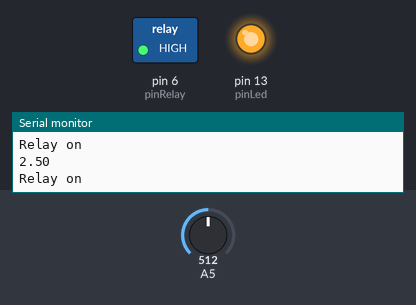
A sketch run on a simulated Arduino Uno, built with avr-gcc and run on an emulated ATmega328P. Parts: switched loads named in the sketch (green lamp = pin HIGH), output pins drawn as LEDs (lit = HIGH), the last lines printed to the serial monitor. Inputs (shaded band) come from the test bench; at power-on: A5 = 512.

Above: at 1.2 s.
1.3 s: A5 set to 217
2.8 s: A5 set to 195
At 3.7 s:
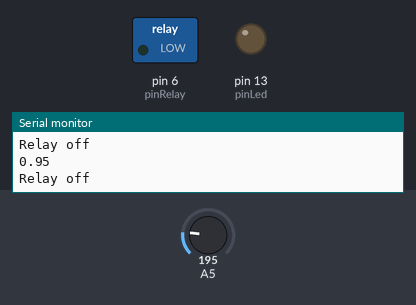
4.3 s: A5 set to 306
At 5.2 s:
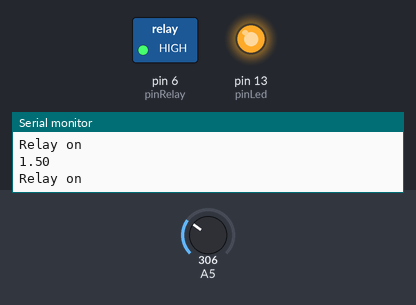
5.8 s: A5 set to 122
At 6.7 s:
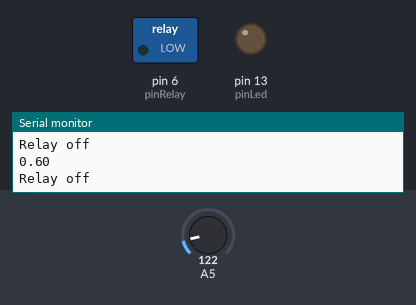
Timing chart, 0 to 8.3 s (numbered marks = the images above; inputs shaded):
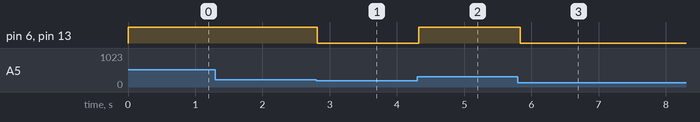

The sketch:

cantautore.ino
```cpp
const int pinRelay = 6;
const int pinLed = LED_BUILTIN;
const int pinLightSensor = 5;
const int SerialBaud = 19200; //UART port speed
const float lightOnVoltageLimit = 1.0;
int internalDelay=100; //ms

void initPins() {
	Serial.begin(SerialBaud);

	pinMode(pinRelay, OUTPUT);
	pinMode(pinLed, OUTPUT);

	pinMode(pinLightSensor, INPUT);
	digitalWrite(pinLightSensor, LOW);

return;
}


void setup() {
	initPins();
	Serial.println("Started.");
}

void loop() {
	if (isLightOn()) {
		Serial.println("Relay on ");
		digitalWrite(pinRelay, HIGH);
		digitalWrite(pinLed, HIGH);
	} else {
		Serial.println("Relay off");
		digitalWrite(pinRelay, LOW);
		digitalWrite(pinLed, LOW);
	}
	delay(internalDelay);

}


bool isLightOn (){
	float rawLightSensorVoltage=analogRead(pinLightSensor)*5.0/1023.0; //0-5v
	Serial.println(rawLightSensorVoltage);
	if (rawLightSensorVoltage > lightOnVoltageLimit)
		return true;
	return false;
}
```

Measured:
- the behaviour switches between 205 and 204 on A5 (found by bisection; images 0 and 1)
- after the input at 2.8 s, pin 6 (pinRelay), pin 13 (pinLed): HIGH → LOW at once
- after the input at 4.3 s, pin 6 (pinRelay), pin 13 (pinLed): LOW → HIGH at once
- after the input at 5.8 s, pin 6 (pinRelay), pin 13 (pinLed): HIGH → LOW at once
